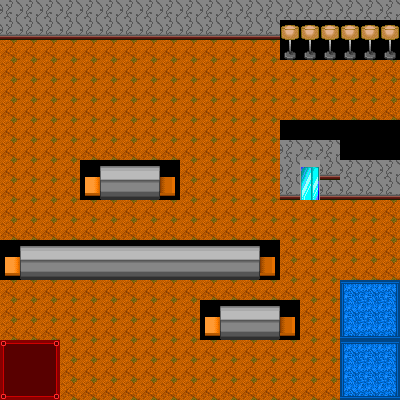

Rendered tile map (Tiled .tmx) drawn with the repository's tilesets; below, a short description and the full map source, tile grids included:
An orthogonal 20x20 tile map with 20x20 px tiles, 2 tile layers (Tile Layer 1, Tile Layer 2) and 1 object (CHGROOM).

<map version="1.9" tiledversion="1.9.2" orientation="orthogonal" renderorder="right-down" width="20" height="20" tilewidth="20" tileheight="20" infinite="0" nextlayerid="4" nextobjectid="6">
 <editorsettings>
  <export target="../maps/hotel81.nat" format="custom" />
 </editorsettings>
 <properties>
  <property name="name" value="I pooped" />
 </properties>
 <tileset firstgid="1" source="hotel.tsx" />
 <layer id="1" name="Tile Layer 1" width="20" height="20">
  <data encoding="csv">
50,50,50,50,50,50,50,50,50,50,50,50,50,50,50,50,50,50,50,50,
66,66,66,66,66,66,66,66,66,66,66,66,66,66,66,66,66,66,66,66,
7,7,7,7,7,7,7,7,7,7,7,7,7,7,7,7,7,7,7,7,
7,7,7,7,7,7,7,7,7,7,7,7,7,7,7,7,7,7,7,7,
7,7,7,7,7,7,7,7,7,7,7,7,7,7,7,7,7,7,7,7,
7,7,7,7,7,7,7,7,7,7,7,7,7,7,7,7,7,7,7,7,
7,7,7,7,7,7,7,7,7,7,7,7,7,7,145,145,145,145,145,145,
7,7,7,7,7,7,7,7,7,7,7,7,7,7,50,50,50,145,145,145,
7,7,7,7,7,7,7,7,7,7,7,7,7,7,50,55,66,50,50,50,
7,7,7,7,7,7,7,7,7,7,7,7,7,7,66,71,66,66,66,66,
7,7,7,7,7,7,7,7,7,7,7,7,7,7,7,7,7,7,7,7,
7,7,7,7,7,7,7,7,7,7,7,7,7,7,7,7,7,7,7,7,
7,7,7,7,7,7,7,7,7,7,7,7,7,7,7,7,7,7,7,7,
7,7,7,7,7,7,7,7,7,7,7,7,7,7,7,7,7,7,7,7,
7,7,7,7,7,7,7,7,7,7,7,7,7,7,7,7,7,9,10,11,
7,7,7,7,7,7,7,7,7,7,7,7,7,7,7,7,7,25,26,27,
7,7,7,7,7,7,7,7,7,7,7,7,7,7,7,7,7,41,42,43,
1,2,3,7,7,7,7,7,7,7,7,7,7,7,7,7,7,9,10,11,
17,18,19,7,7,7,7,7,7,7,7,7,7,7,7,7,7,25,26,27,
33,34,35,7,7,7,7,7,7,7,7,7,7,7,7,7,7,41,42,43
</data>
 </layer>
 <layer id="2" name="Tile Layer 2" width="20" height="20">
  <data encoding="csv">
0,0,0,0,0,0,0,0,0,0,0,0,0,0,0,0,0,0,0,0,
0,0,0,0,0,0,0,0,0,0,0,0,0,0,118,118,118,118,118,118,
0,0,0,0,0,0,0,0,0,0,0,0,0,0,134,134,134,134,134,134,
0,0,0,0,0,0,0,0,0,0,0,0,0,0,0,0,0,0,0,0,
0,0,0,0,0,0,0,0,0,0,0,0,0,0,0,0,0,0,0,0,
0,0,0,0,0,0,0,0,0,0,0,0,0,0,0,0,0,0,0,0,
0,0,0,0,0,0,0,0,0,0,0,0,0,0,0,0,0,0,0,0,
0,0,0,0,0,0,0,0,0,0,0,0,0,0,0,0,0,0,0,0,
0,0,0,0,113,114,115,116,117,0,0,0,0,0,0,0,0,0,0,0,
0,0,0,0,129,130,131,132,133,0,0,0,0,0,0,0,0,0,0,0,
0,0,0,0,0,0,0,0,0,0,0,0,0,0,0,0,0,0,0,0,
0,0,0,0,0,0,0,0,0,0,0,0,0,0,0,0,0,0,0,0,
113,114,115,115,115,115,115,115,115,115,115,115,116,117,0,0,0,0,0,0,
129,130,131,131,131,131,131,131,131,131,131,131,132,133,0,0,0,0,0,0,
0,0,0,0,0,0,0,0,0,0,0,0,0,0,0,0,0,0,0,0,
0,0,0,0,0,0,0,0,0,0,113,114,115,116,117,0,0,0,0,0,
0,0,0,0,0,0,0,0,0,0,129,130,131,132,133,0,0,0,0,0,
0,0,0,0,0,0,0,0,0,0,0,0,0,0,0,0,0,0,0,0,
0,0,0,0,0,0,0,0,0,0,0,0,0,0,0,0,0,0,0,0,
0,0,0,0,0,0,0,0,0,0,0,0,0,0,0,0,0,0,0,0
</data>
 </layer>
 <objectgroup id="3" name="triggers">
  <object id="5" name="ELEV_NAT" class="CHGROOM" x="300" y="180" width="20" height="20">
   <properties>
    <property name="name" value="ELEV_NAT" />
    <property name="x" type="int" value="2" />
    <property name="y" type="int" value="3" />
   </properties>
  </object>
 </objectgroup>
</map>
